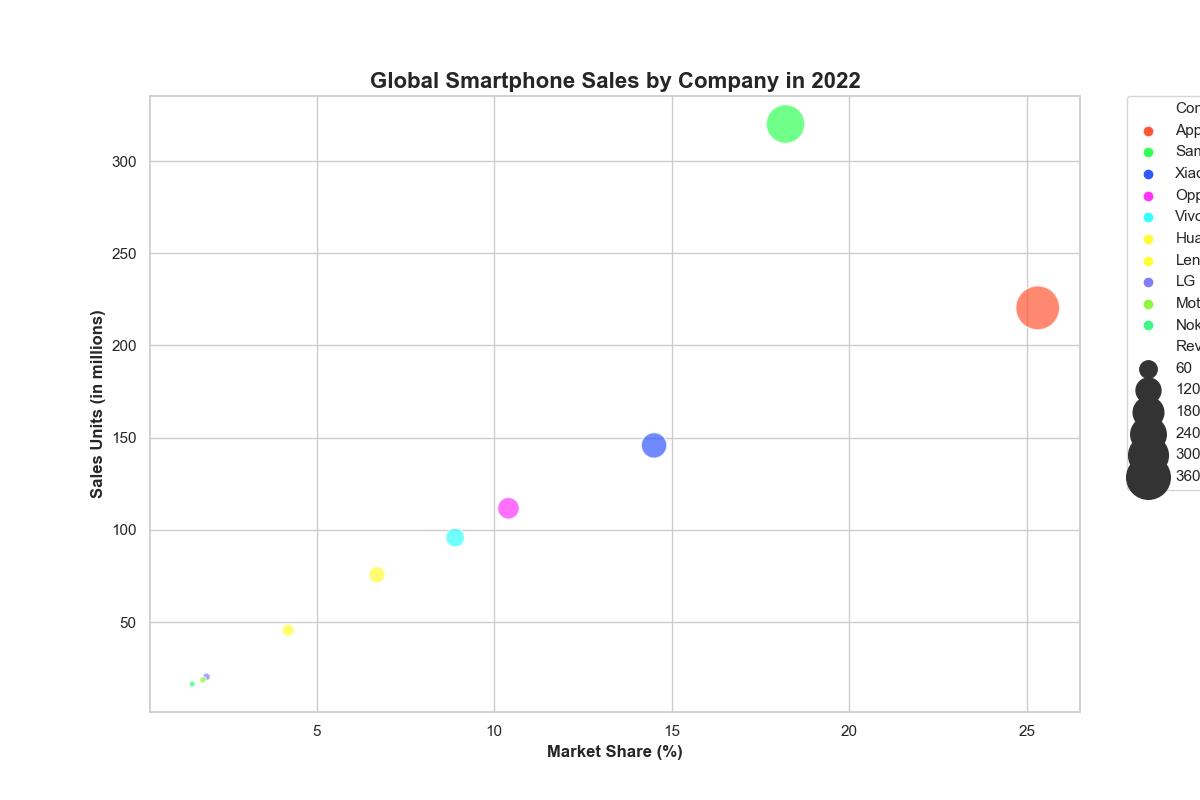

Recreate this plot in Python.

import seaborn as sns
import pandas as pd
import matplotlib.pyplot as plt

# Create a DataFrame from the above CSV data
data = {
    'Company': ['Apple', 'Samsung', 'Xiaomi', 'Oppo', 'Vivo', 'Huawei', 'Lenovo', 'LG', 'Motorola', 'Nokia'],
    'SalesUnits': [220.4, 320.1, 145.8, 111.7, 95.8, 75.7, 45.6, 20.3, 18.6, 16.4],
    'MarketShare': [25.3, 18.2, 14.5, 10.4, 8.9, 6.7, 4.2, 1.9, 1.8, 1.5],
    'Revenue': [365.8, 283.9, 125.7, 91.2, 69.5, 52.4, 30.7, 13.8, 11.3, 10.2]
}
df = pd.DataFrame(data)

# Set the size of the plot
plt.figure(figsize=(12, 8))

# Create the bubble chart
bubble = sns.scatterplot(data=df, x='MarketShare', y='SalesUnits', size='Revenue', 
                         hue='Company', palette=['#FF5733', '#33FF57', '#3357FF', '#FF33FB', 
                                                 '#33FFFB', '#FFFB33', '#FBFF33', '#837FF3',
                                                 '#8FF73F', '#3FF786'],
                         sizes=(20, 1000), alpha=0.7, edgecolor='w', linewidth=1)
bubble.set_title('Global Smartphone Sales by Company in 2022', weight='bold', size=16)
bubble.set_xlabel('Market Share (%)', weight='bold', size=12)
bubble.set_ylabel('Sales Units (in millions)', weight='bold', size=12)

# Adjust legend
plt.legend(bbox_to_anchor=(1.05, 1), loc='upper left', borderaxespad=0)

# Show the plot
plt.show()
